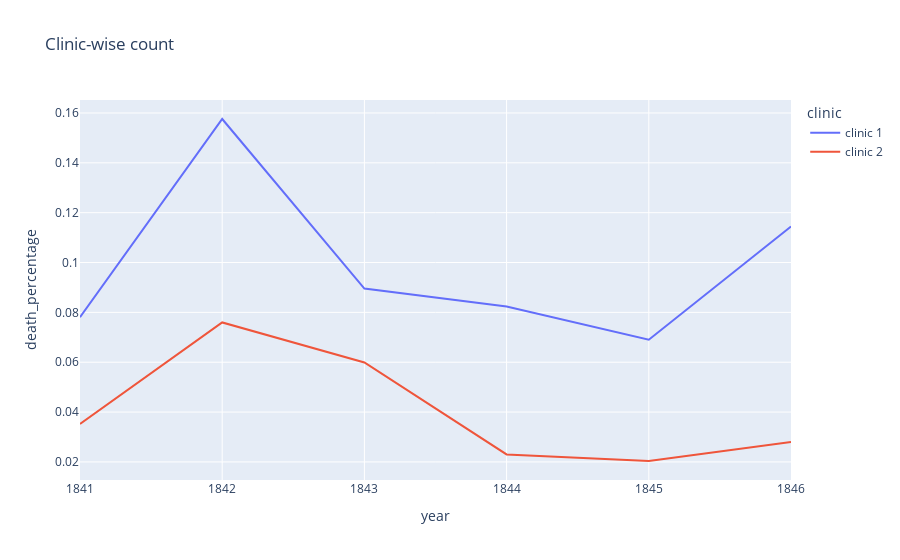

The code cell stored with this chart in its notebook:
### Code cell
line = px.line(df_yearly, 
               x='year', 
               y='death_percentage',
               color='clinic',
               title='Clinic-wise death count')
 
line.show()

### Figure 1 — Plotly figure (JSON) as saved in the notebook; plotly's stock layout.template omitted (floating-point values rounded to 4 significant figures)
{"data": [{"hovertemplate": "clinic=clinic 1<br>year=%{x}<br>death_percentage=%{y}<extra></extra>", "legendgroup": "clinic 1", "line": {"color": "#636efa", "dash": "solid"}, "marker": {"symbol": "circle"}, "mode": "lines", "name": "clinic 1", "orientation": "v", "showlegend": true, "type": "scatter", "x": [1841, 1842, 1843, 1844, 1845, 1846], "xaxis": "x", "y": [0.07806, 0.1576, 0.08954, 0.08236, 0.06901, 0.1145], "yaxis": "y"}, {"hovertemplate": "clinic=clinic 2<br>year=%{x}<br>death_percentage=%{y}<extra></extra>", "legendgroup": "clinic 2", "line": {"color": "#EF553B", "dash": "solid"}, "marker": {"symbol": "circle"}, "mode": "lines", "name": "clinic 2", "orientation": "v", "showlegend": true, "type": "scatter", "x": [1841, 1842, 1843, 1844, 1845, 1846], "xaxis": "x", "y": [0.03522, 0.07597, 0.05988, 0.023, 0.02036, 0.02797], "yaxis": "y"}], "layout": {"autosize": true, "legend": {"title": {"text": "clinic"}, "tracegroupgap": 0}, "title": {"text": "Clinic-wise count"}, "xaxis": {"anchor": "y", "autorange": true, "domain": [0, 1], "range": [1841, 1846], "title": {"text": "year"}, "type": "linear"}, "yaxis": {"anchor": "x", "autorange": true, "domain": [0, 1], "range": [0.01274, 0.1652], "title": {"text": "death_percentage"}, "type": "linear"}}}
